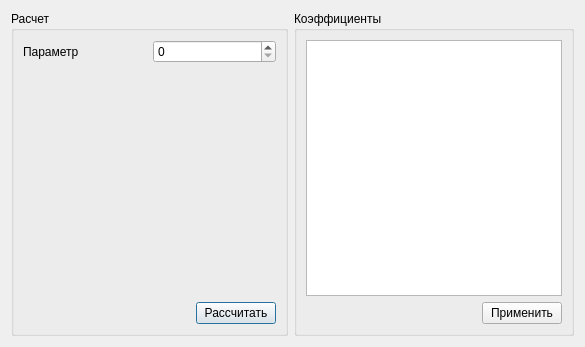
<?xml version="1.0" encoding="UTF-8"?>
<ui version="4.0">
 <class>FilterBox</class>
 <widget class="QDialog" name="FilterBox">
  <property name="geometry">
   <rect>
    <x>0</x>
    <y>0</y>
    <width>585</width>
    <height>347</height>
   </rect>
  </property>
  <property name="windowTitle">
   <string>Dialog</string>
  </property>
  <layout class="QHBoxLayout" name="horizontalLayout_3">
   <item>
    <widget class="QGroupBox" name="groupBox">
     <property name="title">
      <string>Расчет</string>
     </property>
     <layout class="QVBoxLayout" name="verticalLayout">
      <item>
       <layout class="QGridLayout" name="gridLayout">
        <item row="0" column="0">
         <widget class="QLabel" name="label">
          <property name="text">
           <string>Параметр</string>
          </property>
         </widget>
        </item>
        <item row="0" column="1">
         <widget class="QSpinBox" name="spinBox"/>
        </item>
       </layout>
      </item>
      <item>
       <spacer name="verticalSpacer">
        <property name="orientation">
         <enum>Qt::Vertical</enum>
        </property>
        <property name="sizeHint" stdset="0">
         <size>
          <width>20</width>
          <height>223</height>
         </size>
        </property>
       </spacer>
      </item>
      <item>
       <layout class="QHBoxLayout" name="horizontalLayout">
        <item>
         <spacer name="horizontalSpacer">
          <property name="orientation">
           <enum>Qt::Horizontal</enum>
          </property>
          <property name="sizeHint" stdset="0">
           <size>
            <width>40</width>
            <height>20</height>
           </size>
          </property>
         </spacer>
        </item>
        <item>
         <widget class="QPushButton" name="pushButton">
          <property name="text">
           <string>Рассчитать</string>
          </property>
         </widget>
        </item>
       </layout>
      </item>
     </layout>
    </widget>
   </item>
   <item>
    <widget class="QGroupBox" name="groupBox_2">
     <property name="title">
      <string>Коэффициенты</string>
     </property>
     <layout class="QVBoxLayout" name="verticalLayout_2">
      <item>
       <widget class="QTableWidget" name="tw_filter_params"/>
      </item>
      <item>
       <layout class="QHBoxLayout" name="horizontalLayout_2">
        <item>
         <spacer name="horizontalSpacer_2">
          <property name="orientation">
           <enum>Qt::Horizontal</enum>
          </property>
          <property name="sizeHint" stdset="0">
           <size>
            <width>40</width>
            <height>20</height>
           </size>
          </property>
         </spacer>
        </item>
        <item>
         <widget class="QPushButton" name="pushButton_2">
          <property name="text">
           <string>Применить</string>
          </property>
         </widget>
        </item>
       </layout>
      </item>
     </layout>
    </widget>
   </item>
  </layout>
 </widget>
 <resources/>
 <connections/>
</ui>
